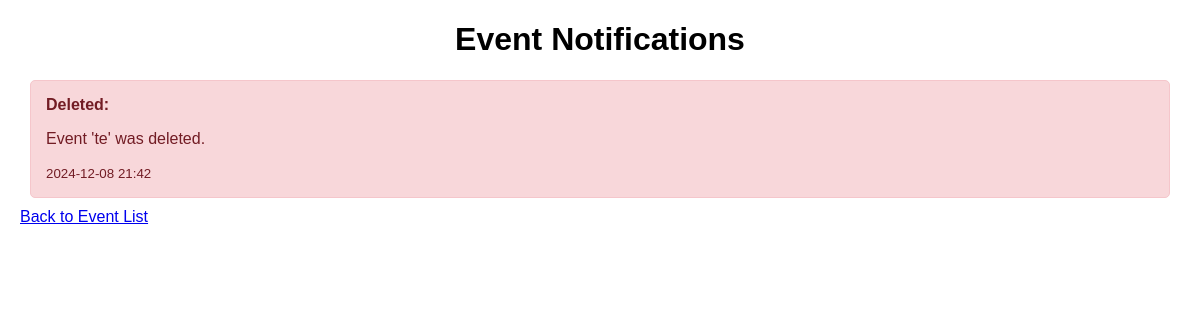
The page /notifications on the database as committed earlier.
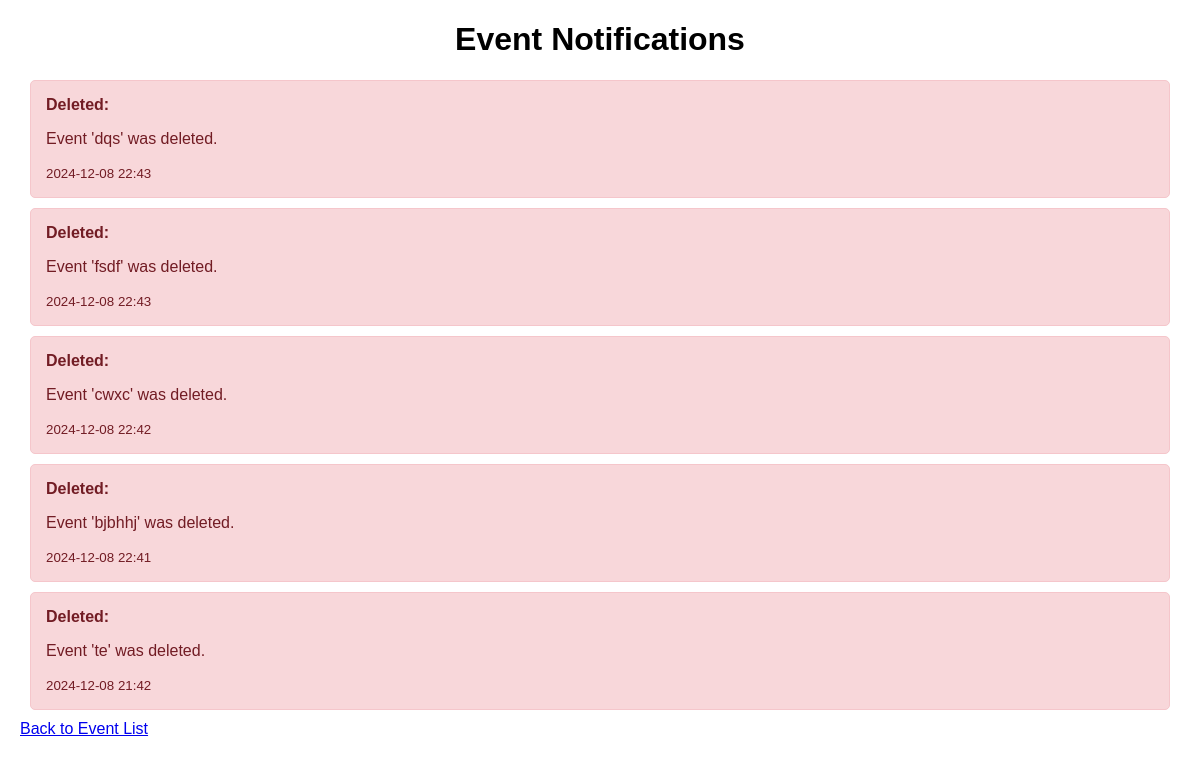
The same page on the database as committed later.
### app/models/notification.py (models this page shows)
class Notification(db.Model):
    id = db.Column(db.Integer, primary_key=True)
    action = db.Column(
        db.String(50), nullable=False
    )  # Action (Created, Updated, Deleted)
    message = db.Column(db.Text, nullable=False)  # Details about the event change
    timestamp = db.Column(db.DateTime, default=datetime.now)  # Timestamp of the change
    event_id = db.Column(
        db.Integer, db.ForeignKey("event.event_id"), nullable=True
    )  # Link to the event
    event = db.relationship("Event", backref=db.backref("notifications", lazy=True))

### app/views.py (the view)
@register_views.route("/notifications")
def notifications():
    notifications = Notification.query.order_by(Notification.timestamp.desc()).all()
    return render_template("notifications.html", notifications=notifications)

### app/templates/notifications.html (shortened to what this page needs)
<!doctype html>
<html lang="en">
  <head>
  </head>
  <body>
    <h1>Event Notifications</h1>
    <div>
      {% if notifications %} {% for notification in notifications %}
      <div
        class="notification {% if notification.action == 'Created' %}success{% elif notification.action == 'Deleted' %}danger{% else %}info{% endif %}"
      >
        <strong>{{ notification.action }}:</strong>
        <p>{{ notification.message }}</p>
        <small>{{ notification.timestamp.strftime('%Y-%m-%d %H:%M') }}</small>
      </div>
      {% endfor %} {% else %}
      <p>No notifications yet.</p>
      {% endif %}
    </div>
    <a href="{{ url_for('views.add_event_notifications') }}"
      >Back to Event List</a
    >
  </body>
</html>

### app/templates/notifications.html (style rules this page uses)
body { font-family: Arial, sans-serif; margin: 20px; }
h1 { text-align: center; }
.notification { background-color: #f4f4f4; padding: 15px; margin: 10px; border-radius: 5px; border: 1px solid #ccc; }
.notification.danger { background-color: #f8d7da; color: #721c24; border-color: #f5c6cb; }

Rows that differ between the two databases and show on the page:
added Notification: action "Deleted", message "Event 'dqs' was deleted.", timestamp "2024-12-08 22:43"
added Notification: action "Deleted", message "Event 'fsdf' was deleted.", timestamp "2024-12-08 22:43"
added Notification: action "Deleted", message "Event 'cwxc' was deleted.", timestamp "2024-12-08 22:42"
added Notification: action "Deleted", message "Event 'bjbhhj' was deleted.", timestamp "2024-12-08 22:41"
